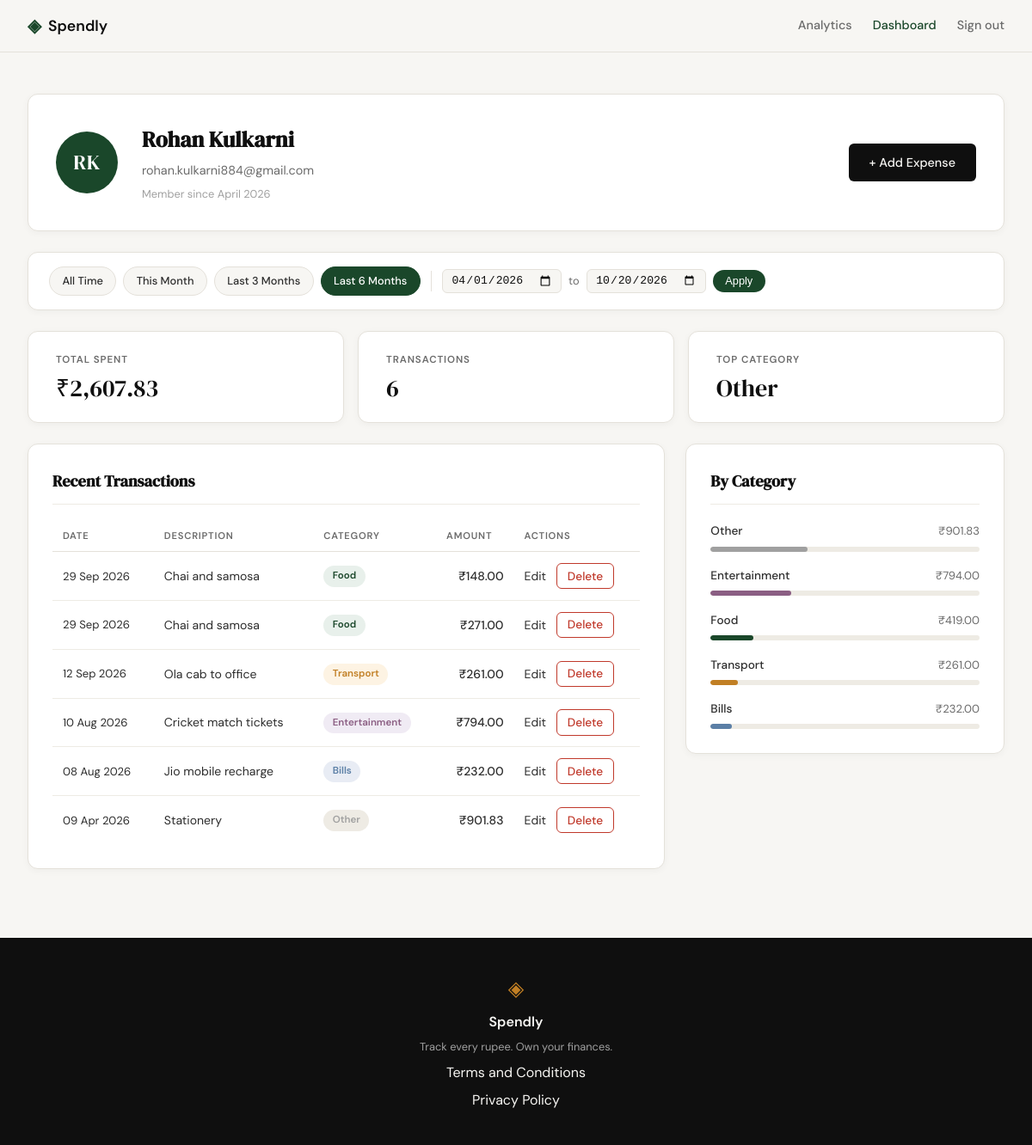
The page /profile?date_from=2026-04-01&date_to=2026-10-20 (signed in) on the database its author committed.
### tables this page shows
CREATE TABLE users (
            id            INTEGER PRIMARY KEY AUTOINCREMENT,
            name          TEXT    NOT NULL,
            email         TEXT    UNIQUE NOT NULL,
            password_hash TEXT    NOT NULL,
            created_at    TEXT    DEFAULT (datetime('now'))
        );

CREATE TABLE expenses (
            id          INTEGER PRIMARY KEY AUTOINCREMENT,
            user_id     INTEGER NOT NULL REFERENCES users(id),
            amount      REAL    NOT NULL,
            category    TEXT    NOT NULL,
            date        TEXT    NOT NULL,
            description TEXT,
            created_at  TEXT    DEFAULT (datetime('now'))
        );

### app.py (the view)
@app.route("/profile")
def profile():
    if not session.get("user_id"):
        return redirect(url_for("login"))
    uid = session["user_id"]
    today = date.today()
    date_from = _parse_date(request.args.get("date_from"))
    date_to = _parse_date(request.args.get("date_to"))
    if date_from and date_to and date_from > date_to:
        flash("Start date must be before end date.", "error")
        date_from = date_to = None
    today_str = today.isoformat()
    this_month_from = today.replace(day=1).isoformat()
    this_month_to = today.replace(
        day=calendar.monthrange(today.year, today.month)[1]
    ).isoformat()
    presets = {
        "this_month": {"date_from": this_month_from, "date_to": this_month_to},
        "last_3": {"date_from": _months_ago(today, 3), "date_to": today_str},
        "last_6": {"date_from": _months_ago(today, 6), "date_to": today_str},
    }
    return render_template(
        "profile.html",
        user=get_user_by_id(uid),
        stats=get_summary_stats(uid, date_from, date_to),
        expenses=get_recent_transactions(uid, date_from=date_from, date_to=date_to),
        categories=get_category_breakdown(uid, date_from, date_to),
        date_from=date_from,
        date_to=date_to,
        presets=presets,
    )

### app.py (called while the page is built)
def _parse_date(val):
    try:
        datetime.strptime(val, "%Y-%m-%d")
        return val
    except (ValueError, TypeError):
        return None

def _months_ago(today, n):
    m, y = today.month - n, today.year
    while m <= 0:
        m += 12
        y -= 1
    return date(y, m, 1).isoformat()

### database/db.py (called while the page is built)
def get_db():
    conn = sqlite3.connect(DB_PATH)
    conn.row_factory = sqlite3.Row
    conn.execute("PRAGMA foreign_keys = ON")
    return conn

### database/queries.py (called while the page is built)
def _build_date_filter(date_from, date_to):
    if date_from and date_to:
        return "AND date BETWEEN ? AND ?", [date_from, date_to]
    return "", []

def get_user_by_id(user_id):
    conn = get_db()
    row = conn.execute(
        "SELECT id, name, email, created_at FROM users WHERE id = ?",
        (user_id,),
    ).fetchone()
    conn.close()
    if row is None:
        return None
    name = row["name"]
    initials = "".join(w[0].upper() for w in name.split() if w)
    member_since = datetime.strptime(row["created_at"], "%Y-%m-%d %H:%M:%S").strftime(
        "%B %Y"
    )
    return {
        "name": name,
        "email": row["email"],
        "initials": initials,
        "member_since": member_since,
    }

def get_recent_transactions(user_id, limit=10, date_from=None, date_to=None):
    date_clause, date_params = _build_date_filter(date_from, date_to)
    params = [user_id] + date_params + [limit]
    conn = get_db()
    rows = conn.execute(
        "SELECT id, date, description, category, amount "
        "FROM expenses "
        "WHERE user_id = ? " + date_clause + " ORDER BY date DESC, id DESC "
        "LIMIT ?",
        params,
    ).fetchall()
    conn.close()
    return [
        {
            "id": row["id"],
            "date": datetime.strptime(row["date"], "%Y-%m-%d").strftime("%d %b %Y"),
            "description": row["description"],
            "category": row["category"],
            "amount": "{:,.2f}".format(row["amount"]),
        }
        for row in rows
    ]

### templates/profile.html (shortened to what this page needs)
{% extends "base.html" %}
{% block head %}
<link rel="stylesheet" href="{{ url_for('static', filename='css/profile.css') }}">
{% endblock %}
{% block content %}
<div class="profile-page">
    <div class="profile-inner">
        <div class="profile-header-card">
            <div class="profile-avatar">{{ user.initials }}</div>
            <div class="profile-info">
                <h1 class="profile-name">{{ user.name }}</h1>
                <p class="profile-email">{{ user.email }}</p>
                <p class="profile-since">Member since {{ user.member_since }}</p>
            </div>
            <a href="{{ url_for('add_expense') }}" class="btn-primary profile-add-btn">+ Add Expense</a>
        </div>
        <div class="filter-bar">
            <div class="filter-presets">
                <a href="{{ url_for('profile') }}"
                   class="filter-preset-btn{% if not date_from and not date_to %} filter-preset-btn--active{% endif %}">
                    All Time
                </a>
                <a href="{{ url_for('profile', date_from=presets.this_month.date_from, date_to=presets.this_month.date_to) }}"
                   class="filter-preset-btn{% if date_from == presets.this_month.date_from and date_to == presets.this_month.date_to %} filter-preset-btn--active{% endif %}">
                    This Month
                </a>
                <a href="{{ url_for('profile', date_from=presets.last_3.date_from, date_to=presets.last_3.date_to) }}"
                   class="filter-preset-btn{% if date_from == presets.last_3.date_from and date_to == presets.last_3.date_to %} filter-preset-btn--active{% endif %}">
                    Last 3 Months
                </a>
                <a href="{{ url_for('profile', date_from=presets.last_6.date_from, date_to=presets.last_6.date_to) }}"
                   class="filter-preset-btn{% if date_from == presets.last_6.date_from and date_to == presets.last_6.date_to %} filter-preset-btn--active{% endif %}">
                    Last 6 Months
                </a>
            </div>
            <form class="filter-form" method="GET" action="{{ url_for('profile') }}">
                <input type="date" name="date_from" class="filter-date-input"
                       value="{{ date_from or '' }}">
                <span class="filter-to-label">to</span>
                <input type="date" name="date_to" class="filter-date-input"
                       value="{{ date_to or '' }}">
                <button type="submit" class="filter-apply-btn">Apply</button>
            </form>
        </div>
        <div class="profile-stats">
            <div class="stat-card">
                <span class="stat-label">Total Spent</span>
                <span class="stat-value">₹{{ stats.total }}</span>
            </div>
            <div class="stat-card">
                <span class="stat-label">Transactions</span>
                <span class="stat-value">{{ stats.count }}</span>
            </div>
            <div class="stat-card">
                <span class="stat-label">Top Category</span>
                <span class="stat-value">{{ stats.top_category }}</span>
            </div>
        </div>
        <div class="profile-grid">
            <div class="profile-section">
                <div class="section-title-row">
                    <h2 class="section-title">Recent Transactions</h2>
                </div>
                <div class="tx-table-wrapper">
                    <table class="tx-table">
                        <thead>
                            <tr>
                                <th>Date</th>
                                <th>Description</th>
                                <th>Category</th>
                                <th class="tx-amount-col">Amount</th>
                                <th>Actions</th>
                            </tr>
                        </thead>
                        <tbody>
                            {% for tx in expenses %}
                            <tr>
                                <td class="tx-date">{{ tx.date }}</td>
                                <td class="tx-desc">{{ tx.description }}</td>
                                <td>
                                    <span class="cat-badge cat-badge--{{ tx.category | lower }}">
                                        {{ tx.category }}
                                    </span>
                                </td>
                                <td class="tx-amount">₹{{ tx.amount }}</td>
                                <td class="tx-actions">
                                    <a href="{{ url_for('edit_expense', id=tx.id) }}" class="tx-edit-link">Edit</a>
                                    <form method="POST" action="{{ url_for('delete_expense', id=tx.id) }}"
                                          style="display:inline"
                                          onsubmit="return confirm('Delete this expense?')">
                                        <button type="submit" class="btn-delete">Delete</button>
                                    </form>
                                </td>
                            </tr>
                            {% endfor %}
                        </tbody>
                    </table>
                </div>
            </div>
            <div class="profile-section">
                <h2 class="section-title">By Category</h2>
                <div class="category-list">
                    {% for cat in categories %}
                    <div class="cat-row">
                        <div class="cat-row-header">
                            <span class="cat-row-name">{{ cat.name }}</span>
                            <span class="cat-row-amount">₹{{ cat.amount }}</span>
                        </div>
                        <div class="cat-bar-track">
                            <div class="cat-bar cat-bar--{{ cat.name | lower }}"
                                 style="width: {{ cat.percent }}%"></div>
                        </div>
                    </div>
                    {% endfor %}
                </div>
            </div>
        </div>
    </div>
</div>
{% endblock %}

### static/css/style.css (style rules this page uses)
:root { --ink: #0f0f0f; --ink-soft: #2d2d2d; --ink-muted: #6b6b6b; --ink-faint: #a0a0a0; --paper: #f7f6f3; --paper-warm: #f0ede6; --paper-card: #ffffff; --accent: #1a472a; --accent-light: #e8f0eb; --accent-2: #c17f24; --accent-2-light: #fdf3e3; --danger: #c0392b; --danger-light: #fdecea; --border: #e4e1da; --border-soft: #eeebe4; --font-display: 'DM Serif Display', Georgia, serif; --font-body: 'DM Sans', system-ui, sans-serif; --max-width: 1200px; --auth-width: 440px; --radius-sm: 6px; --radius-md: 12px; --radius-lg: 20px; }
*, *::before, *::after { box-sizing: border-box; margin: 0; padding: 0; }
html { font-size: 16px; scroll-behavior: smooth; }
body { background: var(--paper); color: var(--ink); font-family: var(--font-body); font-size: 1rem; line-height: 1.6; -webkit-font-smoothing: antialiased; }
a { color: inherit; text-decoration: none; }
.btn-primary { display: inline-block; background: var(--ink); color: var(--paper); padding: 0.65rem 1.5rem; border-radius: var(--radius-sm); font-family: var(--font-body); font-size: 0.9rem; font-weight: 500; cursor: pointer; border: none; transition: background 0.2s; text-decoration: none; }
.btn-delete { display: inline-block; background: transparent; color: var(--danger); border: 1px solid var(--danger); padding: 0.35rem 0.75rem; border-radius: var(--radius-sm); font-family: var(--font-body); font-size: 0.85rem; font-weight: 500; cursor: pointer; margin-left: 0.5rem; transition: background 0.2s; }

### rows shown on the page
users: name "Rohan Kulkarni", email "rohan.kulkarni884@gmail.com"
expenses: top_category "Other", date "09 Apr 2026", description "Stationery", category "Other", amount "901.83", name "Other", {{ cat.percent }} 36 (drawn)
expenses: date "29 Sep 2026", description "Chai and samosa", category "Food", amount "148.00"
expenses: date "29 Sep 2026", description "Chai and samosa", category "Food", amount "271.00"
expenses: date "12 Sep 2026", description "Ola cab to office", category "Transport", amount "261.00", name "Transport", {{ cat.percent }} 10 (drawn)
expenses: date "10 Aug 2026", description "Cricket match tickets", category "Entertainment", amount "794.00", name "Entertainment", {{ cat.percent }} 30 (drawn)
expenses: date "08 Aug 2026", description "Jio mobile recharge", category "Bills", amount "232.00", name "Bills", {{ cat.percent }} 8 (drawn)

### other values the page prints
{{ user.initials }} "RK"
{{ user.member_since }} "April 2026"
{{ stats.total }} "2,607.83"
{{ stats.count }} "6"
{{ cat.name }} "Food"
{{ cat.amount }} "419.00"
